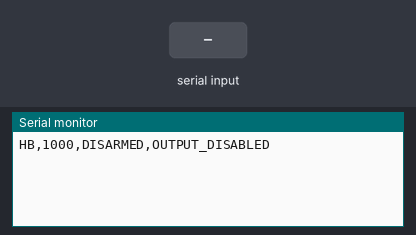
A sketch run on a simulated ESP32. Shown: the last lines printed to the serial monitor. The inputs (shaded band) are chosen by the test bench.

Above: at 1.2 s.
1.3 s: "HELLO\n" received over Serial
At 1.9 s:
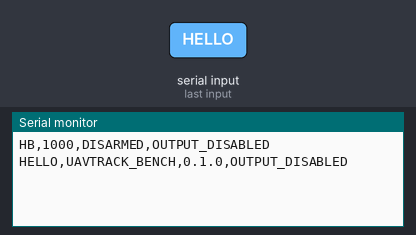
2.8 s: "PING\n" received over Serial
At 2.96 s:
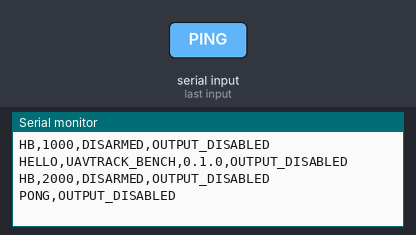
4.3 s: "STATUS\n" received over Serial
At 4.9 s:
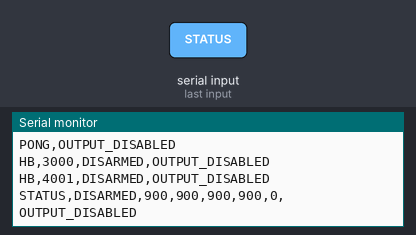
5.8 s: "DISARM\n" received over Serial
At 5.96 s:
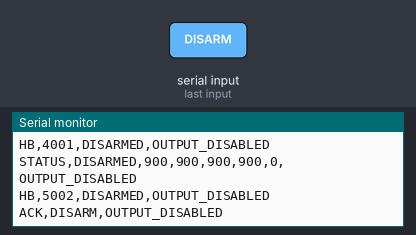
7.3 s: "90,45\n" received over Serial
At 7.9 s:
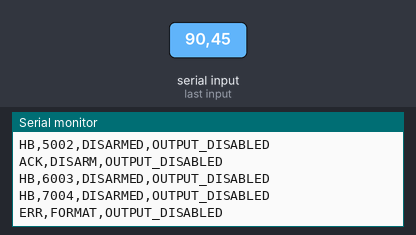
Timing chart, 0 to 9.8 s (numbered marks = the images above; inputs shaded):
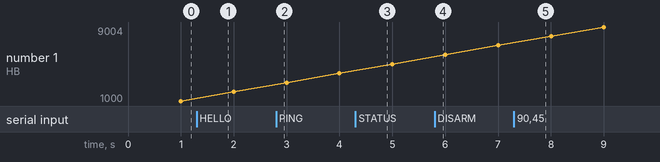

The sketch:

esp32_bench.ino
```cpp
#include <Arduino.h>
#include "BenchController.h"

#if !CONFIG_IDF_TARGET_ESP32S3 || !ARDUINO_USB_CDC_ON_BOOT || ARDUINO_USB_MODE != 1
#error "Requires ESP32-S3, Hardware CDC and JTAG, USB CDC On Boot enabled."
#endif

// Intentionally no Serial1, GPIO17/18, PWM, servo library or driver protocol.
// No build option enables motors in this sketch.
bench::Controller controller;
bench::LineReader reader;
uint32_t lastHeartbeat = 0;
bool psramCheck = false;
uint32_t droppedReplies = 0;

void sendLine(const char* text) {
  const size_t length = strlen(text);
  if (!Serial || Serial.availableForWrite() < int(length + 1)) {
    ++droppedReplies;
    return; // Host backpressure must not block the watchdog.
  }
  Serial.write(reinterpret_cast<const uint8_t*>(text), length);
  Serial.write('\n');
}

bool checkPsram() {
  const size_t count = 16384; // 64 KiB sample, NOT a full memory qualification
  volatile uint32_t* sample = static_cast<uint32_t*>(ps_malloc(count * sizeof(uint32_t)));
  if (!sample) return false;
  bool ok = true;
  for (size_t i = 0; i < count; ++i) sample[i] = uint32_t(i) ^ 0xa55a3cc3u;
  for (size_t i = 0; i < count; ++i) {
    if (sample[i] != (uint32_t(i) ^ 0xa55a3cc3u)) { ok = false; break; }
  }
  free(const_cast<uint32_t*>(sample));
  return ok;
}

void setup() {
  Serial.setRxBufferSize(512);
  Serial.setTxBufferSize(1024);
  Serial.begin(115200);
  Serial.setTxTimeoutMs(0);
  psramCheck = psramFound() && checkPsram();
  // Never wait for the PC to open the port. Startup remains DISARMED.
}

void loop() {
  uint32_t now = millis();
  controller.tick(now);
  reader.expire(now);
  char response[192];
  // Bounded receive work prevents malformed input flooding from starving tick().
  for (int budget = 0; budget < 64 && Serial.available(); ++budget) {
    now = millis();
    const auto event = reader.feed(char(Serial.read()), now);
    if (event == bench::LineReader::Event::Rejected) {
      sendLine("ERR,FRAMING,OUTPUT_DISABLED");
    } else if (event == bench::LineReader::Event::Ready) {
      if (strcmp(reader.line(), "INFO") == 0) {
        snprintf(response, sizeof(response),
          "INFO,ESP32-S3,FLASH=%lu,PSRAM=%lu,PSRAM_SAMPLE=%s,DROPPED=%lu,OUTPUT_DISABLED",
          static_cast<unsigned long>(ESP.getFlashChipSize()),
          static_cast<unsigned long>(ESP.getPsramSize()), psramCheck ? "PASS" : "FAIL",
          static_cast<unsigned long>(droppedReplies));
      } else {
        controller.command(reader.line(), now, response, sizeof(response));
      }
      sendLine(response);
    }
  }
  now = millis();
  controller.tick(now);
  if (uint32_t(now - lastHeartbeat) >= 1000) {
    lastHeartbeat = now;
    snprintf(response, sizeof(response), "HB,%lu,%s,OUTPUT_DISABLED",
             static_cast<unsigned long>(now), controller.stateName());
    sendLine(response);
  }
  delay(1);
}
```

BenchController.h
```cpp
#pragma once

#include <stdint.h>
#include <stdio.h>
#include <string.h>

// Pure command-state simulation. This class has NO actuator transport.
namespace bench {
enum class State { Disarmed, Armed, TimedOut };

class Controller {
 public:
  State state = State::Disarmed;
  int pan = 900, tilt = 900, targetPan = 900, targetTilt = 900;
  uint32_t sequence = 0;
  bool hasSequence = false;

  const char* stateName() const {
    return state == State::Armed ? "ARMED_BENCH" :
           state == State::TimedOut ? "TIMED_OUT" : "DISARMED";
  }

  void tick(uint32_t now) {
    // Watchdog takes priority over integrating a pending target.
    if (state == State::Armed && uint32_t(now - lastAccepted_) >= 500) {
      stop(State::TimedOut);
    }
    const uint32_t elapsed = now - lastTick_;
    if (elapsed < 20) return;
    lastTick_ = now;
    if (state != State::Armed || elapsed > 100) return;
    const int step = int(50 * elapsed / 1000); // <= 5 degrees/s, virtual only
    pan = approach(pan, targetPan, step);
    tilt = approach(tilt, targetTilt, step);
  }

  void status(char* out, size_t capacity) const {
    snprintf(out, capacity, "STATUS,%s,%d,%d,%d,%d,%lu,OUTPUT_DISABLED",
             stateName(), pan, tilt, targetPan, targetTilt,
             static_cast<unsigned long>(sequence));
  }

  void command(const char* line, uint32_t now, char* out, size_t capacity) {
    tick(now);
    if (strcmp(line, "HELLO") == 0) {
      reply(out, capacity, "HELLO,UAVTRACK_BENCH,0.1.0,OUTPUT_DISABLED"); return;
    }
    if (strcmp(line, "PING") == 0) {
      reply(out, capacity, "PONG,OUTPUT_DISABLED"); return;
    }
    if (strcmp(line, "STATUS") == 0) { status(out, capacity); return; }
    if (strcmp(line, "DISARM") == 0) {
      stop(State::Disarmed);
      reply(out, capacity, "ACK,DISARM,OUTPUT_DISABLED"); return;
    }

    char copy[96];
    if (strlen(line) >= sizeof(copy)) { error(out, capacity, "LENGTH"); return; }
    strcpy(copy, line);
    char* fields[4] = {copy, nullptr, nullptr, nullptr};
    size_t count = 1;
    for (char* p = copy; *p; ++p) {
      if (*p != ',') continue;
      if (count == 4) { error(out, capacity, "FORMAT"); return; }
      *p = 0;
      fields[count++] = p + 1;
    }
    const bool arm = strcmp(fields[0], "ARM_BENCH") == 0;
    const bool set = strcmp(fields[0], "SET") == 0;
    if ((!arm && !set) || count != (arm ? 2u : 4u)) {
      error(out, capacity, "FORMAT"); return;
    }
    uint32_t seq = 0, p = 0, t = 0;
    if (!number(fields[1], seq) || (set &&
        (!number(fields[2], p) || !number(fields[3], t)))) {
      error(out, capacity, "NUMBER"); return;
    }
    if (hasSequence && seq <= sequence) { error(out, capacity, "SEQUENCE"); return; }
    if (set && (p < 850 || p > 950 || t < 850 || t > 950)) {
      error(out, capacity, "RANGE"); return;
    }
    if ((arm && state == State::Armed) || (set && state != State::Armed)) {
      error(out, capacity, "STATE"); return;
    }
    sequence = seq;
    hasSequence = true;
    lastAccepted_ = now;
    if (arm) {
      state = State::Armed;
      lastTick_ = now;
    } else {
      targetPan = int(p); targetTilt = int(t);
    }
    snprintf(out, capacity, "ACK,%lu,%s,SIM_ONLY,OUTPUT_DISABLED",
             static_cast<unsigned long>(seq), arm ? "ARM_BENCH" : "SET");
  }

 private:
  uint32_t lastAccepted_ = 0, lastTick_ = 0;
  static int approach(int current, int target, int step) {
    if (target > current) return target - current > step ? current + step : target;
    return current - target > step ? current - step : target;
  }
  void stop(State next) {
    state = next; targetPan = pan; targetTilt = tilt;
  }
  static bool number(const char* s, uint32_t& result) {
    if (!s || !*s) return false;
    result = 0;
    for (; *s; ++s) {
      if (*s < '0' || *s > '9') return false;
      const uint32_t digit = uint32_t(*s - '0');
      if (result > (UINT32_MAX - digit) / 10) return false;
      result = result * 10 + digit;
    }
    return true;
  }
  static void reply(char* out, size_t capacity, const char* text) {
    snprintf(out, capacity, "%s", text);
  }
  static void error(char* out, size_t capacity, const char* reason) {
    snprintf(out, capacity, "ERR,%s,OUTPUT_DISABLED", reason);
  }
};

// Entire line must arrive within 200 ms. Bad/stale lines drain through LF.
class LineReader {
 public:
  enum class Event { None, Ready, Rejected };
  void expire(uint32_t now) {
    if (used_ && uint32_t(now - started_) >= 200) bad_ = true;
  }
  Event feed(char c, uint32_t now) {
    expire(now);
    if (c == '\n') {
      const bool rejected = bad_;
      if (used_ && buffer_[used_ - 1] == '\r') --used_;
      buffer_[used_] = 0;
      used_ = 0; bad_ = false;
      return rejected ? Event::Rejected : Event::Ready;
    }
    if (bad_) return Event::None;
    if (used_ == 0) started_ = now;
    if (used_ >= sizeof(buffer_) - 1 ||
        (c != '\r' && (static_cast<unsigned char>(c) < 32 ||
                        static_cast<unsigned char>(c) > 126))) {
      bad_ = true; return Event::None;
    }
    buffer_[used_++] = c;
    return Event::None;
  }
  const char* line() const { return buffer_; }
 private:
  char buffer_[96] = {};
  size_t used_ = 0;
  bool bad_ = false;
  uint32_t started_ = 0;
};
} // namespace bench
```

Measured:
- after the input at 1.3 s, the serial monitor: prints a new line at once (image 1)
- after the input at 2.8 s, the serial monitor: prints a new line at once (image 2)
- after the input at 4.3 s, the serial monitor: prints a new line at once (image 3)
- after the input at 5.8 s, the serial monitor: prints a new line at once (image 4)
- after the input at 7.3 s, the serial monitor: prints a new line at once (image 5)
- plotted number 1: 2000 → 4001 after the input at 2.8 s, 7004 → 9004 after the input at 7.3 s
